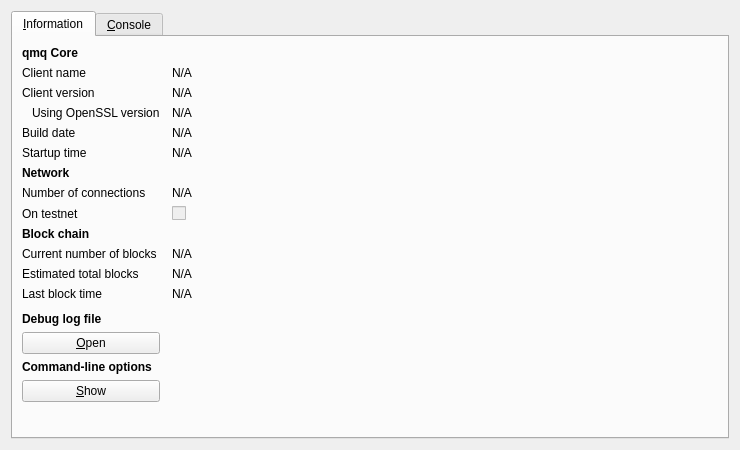
<?xml version="1.0" encoding="UTF-8"?>
<ui version="4.0">
 <class>RPCConsole</class>
 <widget class="QDialog" name="RPCConsole">
  <property name="geometry">
   <rect>
    <x>0</x>
    <y>0</y>
    <width>740</width>
    <height>450</height>
   </rect>
  </property>
  <property name="windowTitle">
   <string>qmq - Debug window</string>
  </property>
  <layout class="QVBoxLayout" name="verticalLayout_2">
   <item>
    <widget class="QTabWidget" name="tabWidget">
     <property name="currentIndex">
      <number>0</number>
     </property>
     <widget class="QWidget" name="tab_info">
      <attribute name="title">
       <string>&amp;Information</string>
      </attribute>
      <layout class="QGridLayout" name="gridLayout" columnstretch="0,1">
       <property name="horizontalSpacing">
        <number>12</number>
       </property>
       <item row="0" column="0">
        <widget class="QLabel" name="label_9">
         <property name="font">
          <font>
           <weight>75</weight>
           <bold>true</bold>
          </font>
         </property>
         <property name="text">
          <string>qmq Core</string>
         </property>
        </widget>
       </item>
       <item row="1" column="0">
        <widget class="QLabel" name="label_5">
         <property name="text">
          <string>Client name</string>
         </property>
        </widget>
       </item>
       <item row="1" column="1">
        <widget class="QLabel" name="clientName">
         <property name="cursor">
          <cursorShape>IBeamCursor</cursorShape>
         </property>
         <property name="text">
          <string>N/A</string>
         </property>
         <property name="textFormat">
          <enum>Qt::PlainText</enum>
         </property>
         <property name="textInteractionFlags">
          <set>Qt::LinksAccessibleByMouse|Qt::TextSelectableByKeyboard|Qt::TextSelectableByMouse</set>
         </property>
        </widget>
       </item>
       <item row="2" column="0">
        <widget class="QLabel" name="label_6">
         <property name="text">
          <string>Client version</string>
         </property>
        </widget>
       </item>
       <item row="2" column="1">
        <widget class="QLabel" name="clientVersion">
         <property name="cursor">
          <cursorShape>IBeamCursor</cursorShape>
         </property>
         <property name="text">
          <string>N/A</string>
         </property>
         <property name="textFormat">
          <enum>Qt::PlainText</enum>
         </property>
         <property name="textInteractionFlags">
          <set>Qt::LinksAccessibleByMouse|Qt::TextSelectableByKeyboard|Qt::TextSelectableByMouse</set>
         </property>
        </widget>
       </item>
       <item row="3" column="0">
        <widget class="QLabel" name="label_14">
         <property name="text">
          <string>Using OpenSSL version</string>
         </property>
         <property name="indent">
          <number>10</number>
         </property>
        </widget>
       </item>
       <item row="3" column="1">
        <widget class="QLabel" name="openSSLVersion">
         <property name="cursor">
          <cursorShape>IBeamCursor</cursorShape>
         </property>
         <property name="text">
          <string>N/A</string>
         </property>
         <property name="textFormat">
          <enum>Qt::PlainText</enum>
         </property>
         <property name="textInteractionFlags">
          <set>Qt::LinksAccessibleByMouse|Qt::TextSelectableByKeyboard|Qt::TextSelectableByMouse</set>
         </property>
        </widget>
       </item>
       <item row="4" column="0">
        <widget class="QLabel" name="label_12">
         <property name="text">
          <string>Build date</string>
         </property>
        </widget>
       </item>
       <item row="4" column="1">
        <widget class="QLabel" name="buildDate">
         <property name="cursor">
          <cursorShape>IBeamCursor</cursorShape>
         </property>
         <property name="text">
          <string>N/A</string>
         </property>
         <property name="textFormat">
          <enum>Qt::PlainText</enum>
         </property>
         <property name="textInteractionFlags">
          <set>Qt::LinksAccessibleByMouse|Qt::TextSelectableByKeyboard|Qt::TextSelectableByMouse</set>
         </property>
        </widget>
       </item>
       <item row="5" column="0">
        <widget class="QLabel" name="label_13">
         <property name="text">
          <string>Startup time</string>
         </property>
        </widget>
       </item>
       <item row="5" column="1">
        <widget class="QLabel" name="startupTime">
         <property name="cursor">
          <cursorShape>IBeamCursor</cursorShape>
         </property>
         <property name="text">
          <string>N/A</string>
         </property>
         <property name="textFormat">
          <enum>Qt::PlainText</enum>
         </property>
         <property name="textInteractionFlags">
          <set>Qt::LinksAccessibleByMouse|Qt::TextSelectableByKeyboard|Qt::TextSelectableByMouse</set>
         </property>
        </widget>
       </item>
       <item row="6" column="0">
        <widget class="QLabel" name="label_11">
         <property name="font">
          <font>
           <weight>75</weight>
           <bold>true</bold>
          </font>
         </property>
         <property name="text">
          <string>Network</string>
         </property>
        </widget>
       </item>
       <item row="7" column="0">
        <widget class="QLabel" name="label_7">
         <property name="text">
          <string>Number of connections</string>
         </property>
        </widget>
       </item>
       <item row="7" column="1">
        <widget class="QLabel" name="numberOfConnections">
         <property name="cursor">
          <cursorShape>IBeamCursor</cursorShape>
         </property>
         <property name="text">
          <string>N/A</string>
         </property>
         <property name="textFormat">
          <enum>Qt::PlainText</enum>
         </property>
         <property name="textInteractionFlags">
          <set>Qt::LinksAccessibleByMouse|Qt::TextSelectableByKeyboard|Qt::TextSelectableByMouse</set>
         </property>
        </widget>
       </item>
       <item row="8" column="0">
        <widget class="QLabel" name="label_8">
         <property name="text">
          <string>On testnet</string>
         </property>
        </widget>
       </item>
       <item row="8" column="1">
        <widget class="QCheckBox" name="isTestNet">
         <property name="enabled">
          <bool>false</bool>
         </property>
         <property name="text">
          <string/>
         </property>
        </widget>
       </item>
       <item row="9" column="0">
        <widget class="QLabel" name="label_10">
         <property name="font">
          <font>
           <weight>75</weight>
           <bold>true</bold>
          </font>
         </property>
         <property name="text">
          <string>Block chain</string>
         </property>
        </widget>
       </item>
       <item row="10" column="0">
        <widget class="QLabel" name="label_3">
         <property name="text">
          <string>Current number of blocks</string>
         </property>
        </widget>
       </item>
       <item row="10" column="1">
        <widget class="QLabel" name="numberOfBlocks">
         <property name="cursor">
          <cursorShape>IBeamCursor</cursorShape>
         </property>
         <property name="text">
          <string>N/A</string>
         </property>
         <property name="textFormat">
          <enum>Qt::PlainText</enum>
         </property>
         <property name="textInteractionFlags">
          <set>Qt::LinksAccessibleByMouse|Qt::TextSelectableByKeyboard|Qt::TextSelectableByMouse</set>
         </property>
        </widget>
       </item>
       <item row="11" column="0">
        <widget class="QLabel" name="label_4">
         <property name="text">
          <string>Estimated total blocks</string>
         </property>
        </widget>
       </item>
       <item row="11" column="1">
        <widget class="QLabel" name="totalBlocks">
         <property name="cursor">
          <cursorShape>IBeamCursor</cursorShape>
         </property>
         <property name="text">
          <string>N/A</string>
         </property>
         <property name="textFormat">
          <enum>Qt::PlainText</enum>
         </property>
         <property name="textInteractionFlags">
          <set>Qt::LinksAccessibleByMouse|Qt::TextSelectableByKeyboard|Qt::TextSelectableByMouse</set>
         </property>
        </widget>
       </item>
       <item row="12" column="0">
        <widget class="QLabel" name="label_2">
         <property name="text">
          <string>Last block time</string>
         </property>
        </widget>
       </item>
       <item row="12" column="1">
        <widget class="QLabel" name="lastBlockTime">
         <property name="cursor">
          <cursorShape>IBeamCursor</cursorShape>
         </property>
         <property name="text">
          <string>N/A</string>
         </property>
         <property name="textFormat">
          <enum>Qt::PlainText</enum>
         </property>
         <property name="textInteractionFlags">
          <set>Qt::LinksAccessibleByMouse|Qt::TextSelectableByKeyboard|Qt::TextSelectableByMouse</set>
         </property>
        </widget>
       </item>
       <item row="13" column="0">
        <spacer name="verticalSpacer_2">
         <property name="orientation">
          <enum>Qt::Vertical</enum>
         </property>
         <property name="sizeHint" stdset="0">
          <size>
           <width>20</width>
           <height>20</height>
          </size>
         </property>
        </spacer>
       </item>
       <item row="14" column="0">
        <widget class="QLabel" name="labelDebugLogfile">
         <property name="font">
          <font>
           <weight>75</weight>
           <bold>true</bold>
          </font>
         </property>
         <property name="text">
          <string>Debug log file</string>
         </property>
        </widget>
       </item>
       <item row="15" column="0">
        <widget class="QPushButton" name="openDebugLogfileButton">
         <property name="toolTip">
          <string>Open the qmq debug log file from the current data directory. This can take a few seconds for large log files.</string>
         </property>
         <property name="text">
          <string>&amp;Open</string>
         </property>
         <property name="autoDefault">
          <bool>false</bool>
         </property>
        </widget>
       </item>
       <item row="16" column="0">
        <widget class="QLabel" name="labelCLOptions">
         <property name="font">
          <font>
           <weight>75</weight>
           <bold>true</bold>
          </font>
         </property>
         <property name="text">
          <string>Command-line options</string>
         </property>
        </widget>
       </item>
       <item row="17" column="0">
        <widget class="QPushButton" name="showCLOptionsButton">
         <property name="toolTip">
          <string>Show the qmq-Qt help message to get a list with possible qmq command-line options.</string>
         </property>
         <property name="text">
          <string>&amp;Show</string>
         </property>
         <property name="autoDefault">
          <bool>false</bool>
         </property>
        </widget>
       </item>
       <item row="18" column="0">
        <spacer name="verticalSpacer">
         <property name="orientation">
          <enum>Qt::Vertical</enum>
         </property>
         <property name="sizeHint" stdset="0">
          <size>
           <width>20</width>
           <height>40</height>
          </size>
         </property>
        </spacer>
       </item>
      </layout>
     </widget>
     <widget class="QWidget" name="tab_console">
      <attribute name="title">
       <string>&amp;Console</string>
      </attribute>
      <layout class="QVBoxLayout" name="verticalLayout_3">
       <property name="spacing">
        <number>3</number>
       </property>
       <item>
        <widget class="QTextEdit" name="messagesWidget">
         <property name="minimumSize">
          <size>
           <width>0</width>
           <height>100</height>
          </size>
         </property>
         <property name="readOnly">
          <bool>true</bool>
         </property>
         <property name="tabKeyNavigation" stdset="0">
          <bool>false</bool>
         </property>
         <property name="columnCount" stdset="0">
          <number>2</number>
         </property>
        </widget>
       </item>
       <item>
        <layout class="QHBoxLayout" name="horizontalLayout">
         <property name="spacing">
          <number>3</number>
         </property>
         <item>
          <widget class="QLabel" name="label">
           <property name="text">
            <string notr="true">&gt;</string>
           </property>
          </widget>
         </item>
         <item>
          <widget class="QLineEdit" name="lineEdit"/>
         </item>
         <item>
          <widget class="QPushButton" name="clearButton">
           <property name="maximumSize">
            <size>
             <width>24</width>
             <height>24</height>
            </size>
           </property>
           <property name="toolTip">
            <string>Clear console</string>
           </property>
           <property name="text">
            <string/>
           </property>
           <property name="icon">
            <iconset resource="../bitcoin.qrc">
             <normaloff>:/icons/remove</normaloff>:/icons/remove</iconset>
           </property>
           <property name="shortcut">
            <string notr="true">Ctrl+L</string>
           </property>
           <property name="autoDefault">
            <bool>false</bool>
           </property>
          </widget>
         </item>
        </layout>
       </item>
      </layout>
     </widget>
    </widget>
   </item>
  </layout>
 </widget>
 <resources>
  <include location="../bitcoin.qrc"/>
 </resources>
 <connections/>
</ui>
